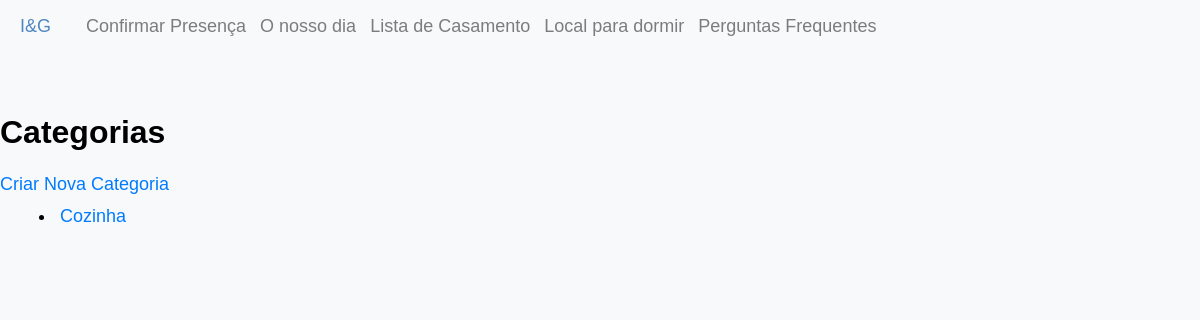
Before: /edit/categories with the older database file.
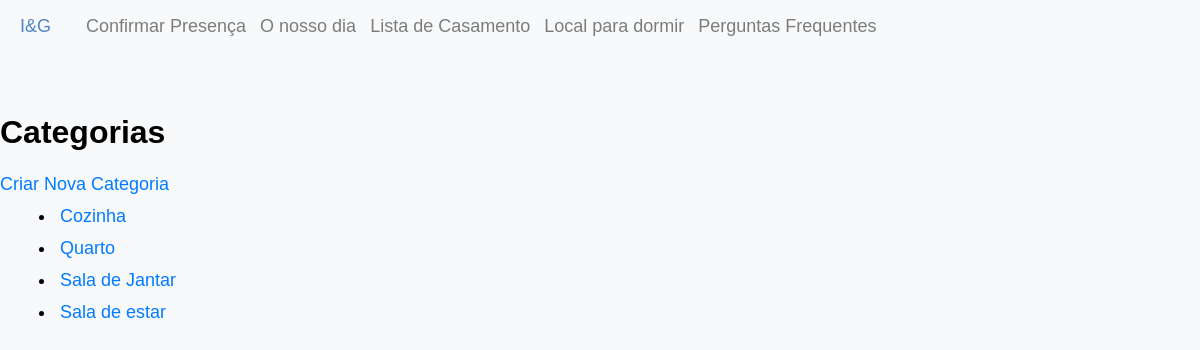
After: the same page with the newer database file.
### inesegoncalo/models/categories.py (models this page shows, shortened)
class Category(db.Model, model.Model, model.Base):
    __tablename__ = 'categories'
    __table_args__ = {'extend_existing': True}
    id = Column(Integer, primary_key=True)
    name = Column(String(80), unique=True, nullable=False)
    products = relationship('Product', back_populates="category")
    images = relationship('CategoryImage', back_populates="category")

### inesegoncalo/modules/edit.py (the view)
@bp.route("/categories", methods=("GET", "POST"))
def categories():
    categories = Category.query.all()
    return render_template("edit/categories.html", categories=categories)

### inesegoncalo/templates/edit/categories.html
{% extends 'layout.html' %}
{% block content %}
<div>
    <h2>Categorias</h2>
    <a href="{{ url_for('create.category') }}">Criar Nova Categoria</a>
    <ul>
        {% for category in categories %}
        <li>
            <a href="{{ url_for('edit.category', category_id=category.id) }}">{{ category.name }}</a>
        </li>
        {% endfor %}
    </ul>
</div>
{% endblock %}

Changed rows visible on the page:
added Category: name "Quarto"
added Category: name "Sala de Jantar"
added Category: name "Sala de estar"
